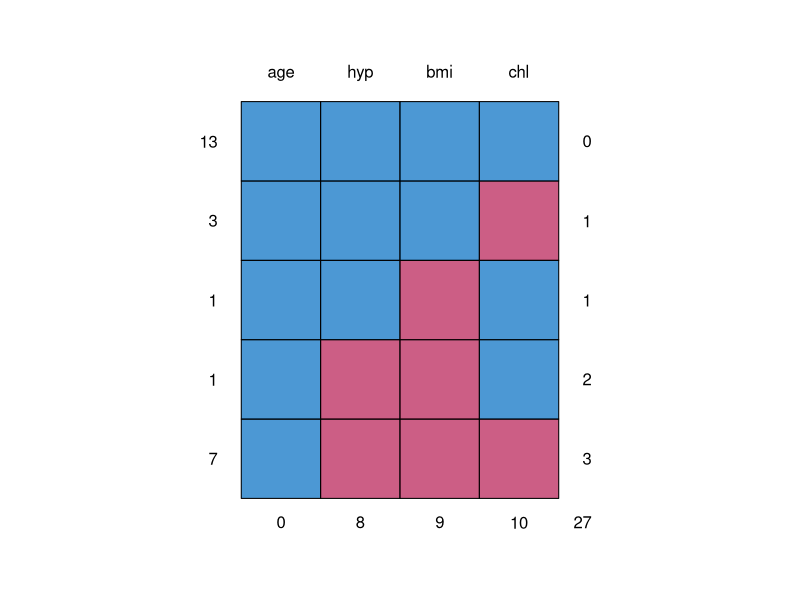
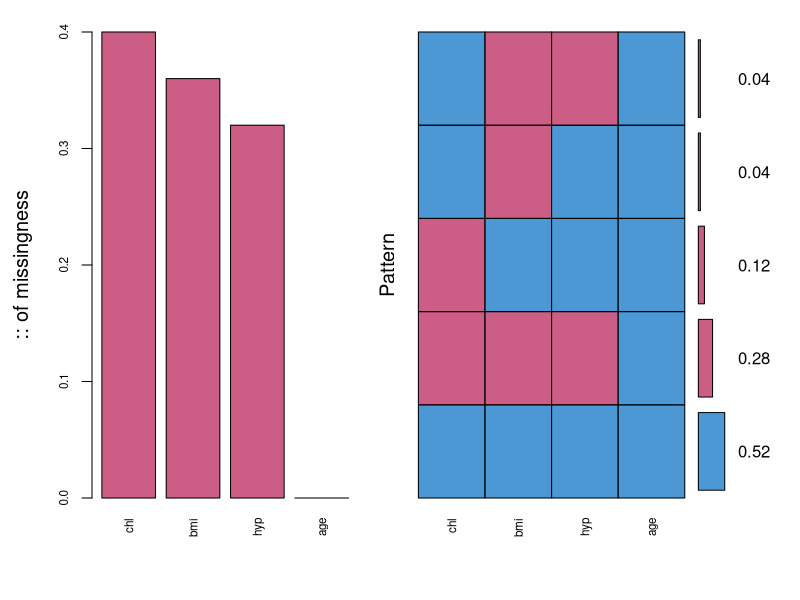
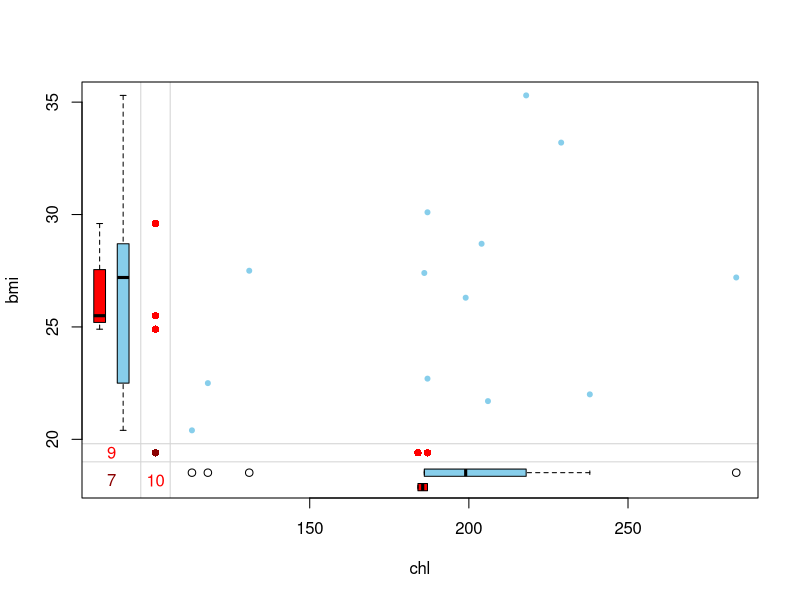
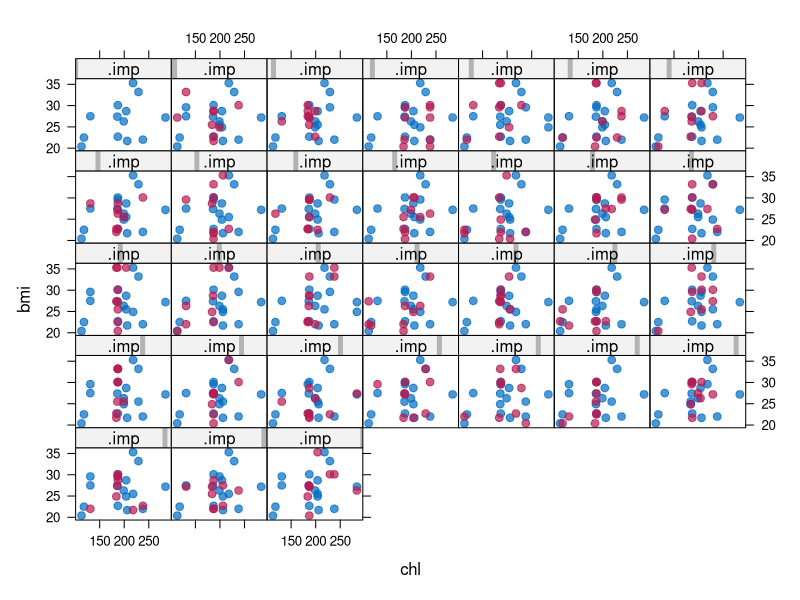
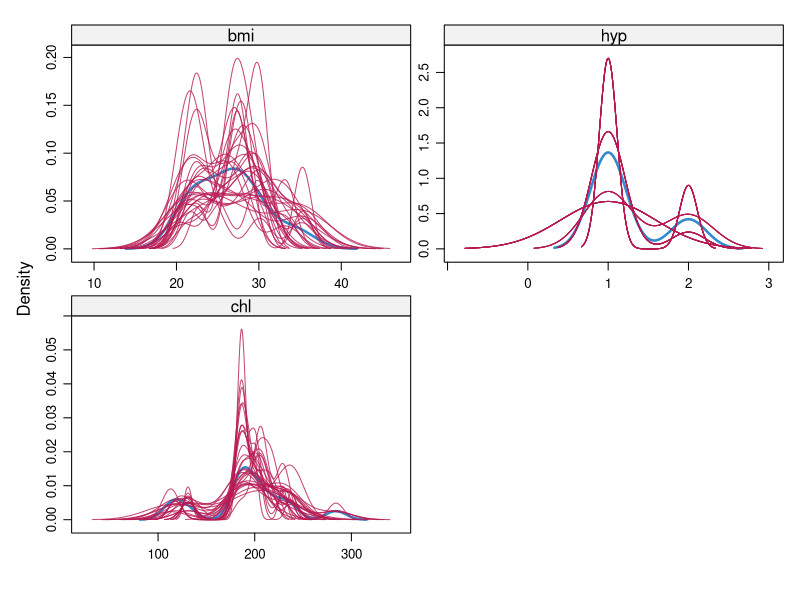

Reproduce these figures in R, in order.
library(mice)
library(VIM)

data("nhanes")

#Information about nhanes dataset
?nhanes

#Save a copy of nhanes dataset into raw_data
raw_data <- nhanes

#Convert Age to Factor
raw_data$age <- as.factor(raw_data$age)

#Another way to look at the dataset
str(nhanes)

#Look at the pattern of missing data
md.pattern(raw_data)

#plot missing values
raw_plot <- aggr(raw_data, col=mdc(1:2), numbers=TRUE, sortVars=TRUE, labels=names(raw_data), cex.axis=.7, gap=3, ylab=c(":: of missingness","Pattern"))

#Marginplot: Specialized version of a Scatterplot
marginplot(raw_data[, c("chl", "bmi")], pch = 20)

#Imputing missing values using MICE
imputed_data <- mice(raw_data, m=30, maxit = 40)

#Method used for data imputation
#The default method is ppm (predictive mean matching)
imputed_data$method

#Look at the imputed values for bmi from all the datasets
imputed_data$imp$bmi

#Have have imputed our data. Let's see how well the imputed data fits with the observed data
#XYPLOT
xyplot(imputed_data, bmi ~ chl | .imp, pch = 20, cex = 1.4)

#Density plot
densityplot(imputed_data)

#Fit a linear model on all the datasets
lm_model <- with(imputed_data, lm(chl~age+bmi+hyp))

#Pool together the data from all datasets to build a more robust combined model
combined_model <- pool(lm_model)

#Look at our combined model
summary(combined_model)
